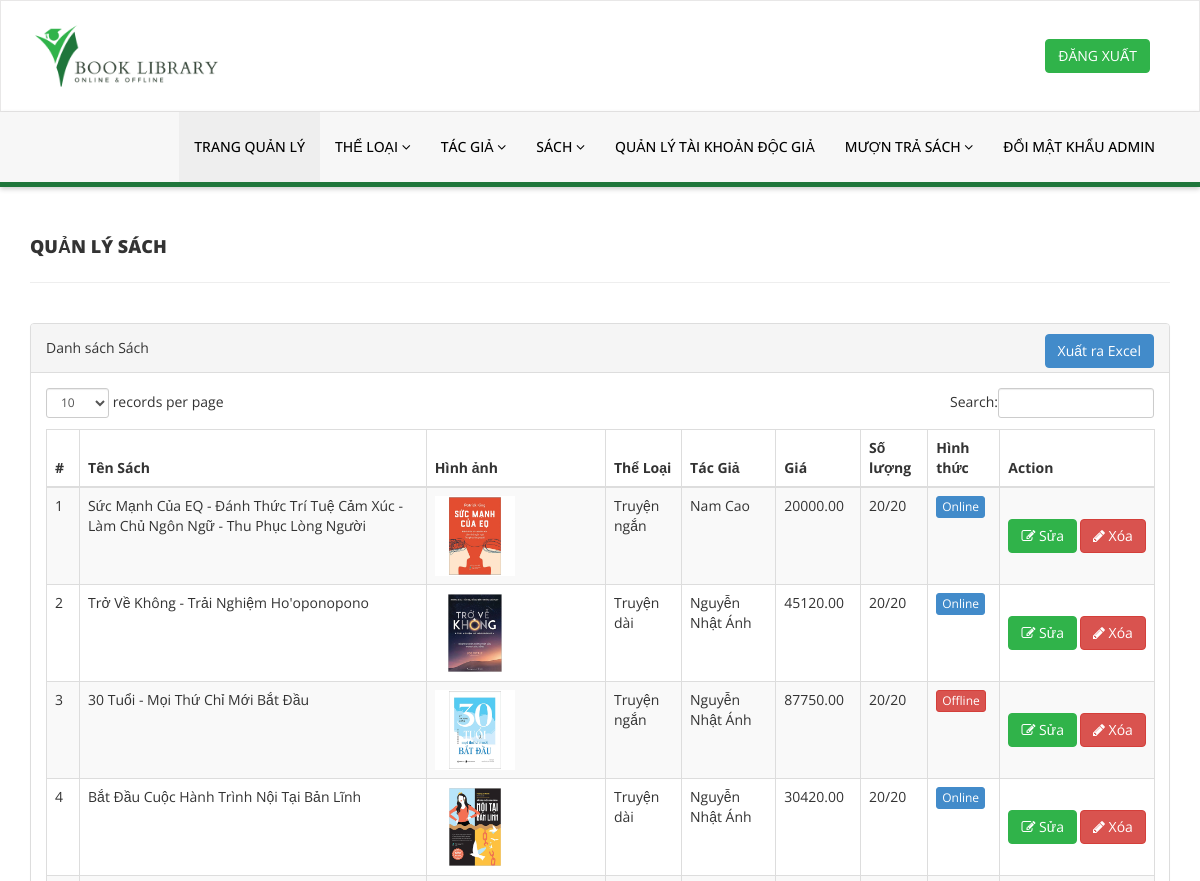
/admin/manage-books.php (signed in, upper part), run on an earlier commit of the app's database.
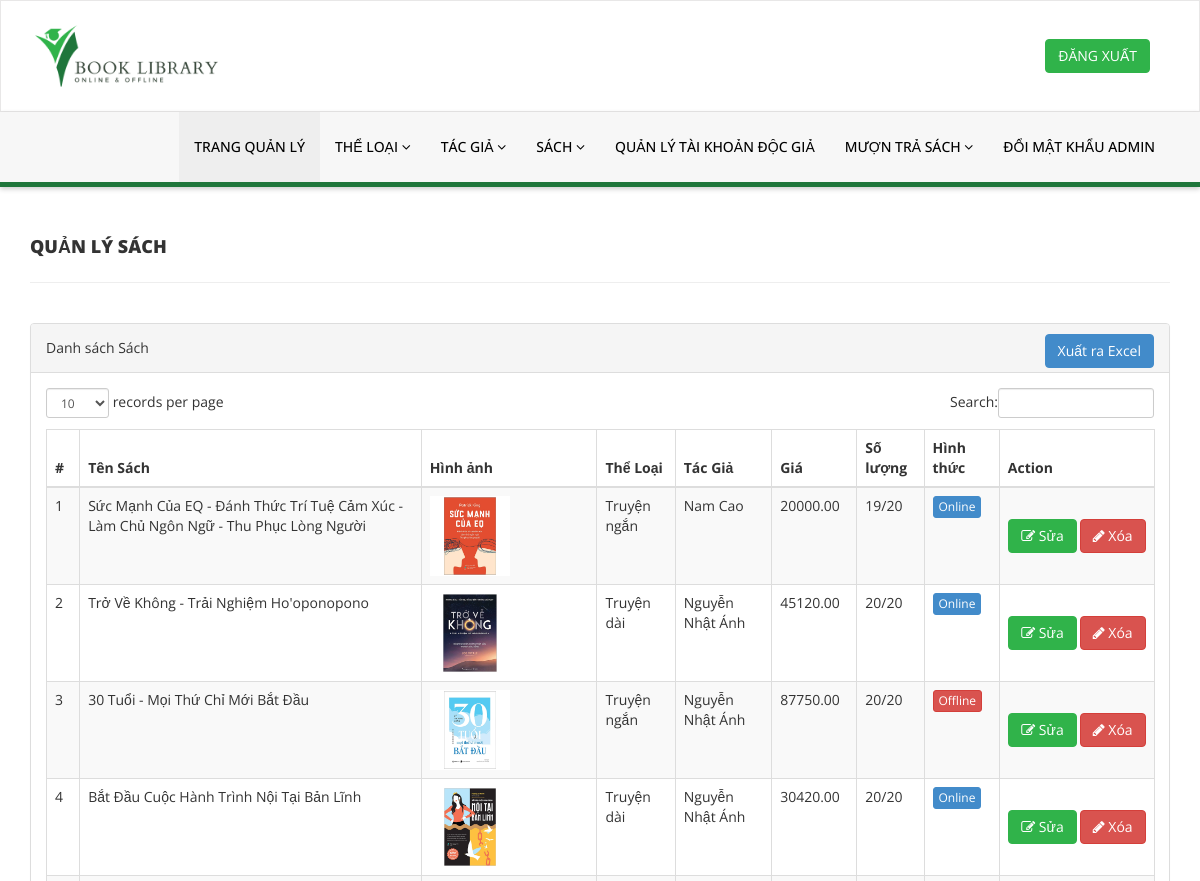
And on a later commit of the database.
### tables this page shows
CREATE TABLE `sach` (
  `id` int NOT NULL,
  `BookName` varchar(255) DEFAULT NULL,
  `CatId` int DEFAULT NULL,
  `AuthorId` int DEFAULT NULL,
  `ISBNNumber` int DEFAULT NULL,
  `BookPrice` decimal(10,2) DEFAULT NULL,
  `RegDate` timestamp NULL DEFAULT CURRENT_TIMESTAMP,
  `updationDate` timestamp NULL DEFAULT CURRENT_TIMESTAMP ON UPDATE CURRENT_TIMESTAMP,
  `Image` varchar(255) DEFAULT NULL,
  `Quantity` int NOT NULL,
  `Stock` int NOT NULL,
  `Method` tinyint NOT NULL
);

CREATE TABLE `theloai` (
  `id` int NOT NULL,
  `CategoryName` varchar(255) DEFAULT NULL,
  `Status` tinyint DEFAULT NULL,
  `CreationDate` timestamp NULL DEFAULT CURRENT_TIMESTAMP,
  `UpdationDate` timestamp NULL DEFAULT CURRENT_TIMESTAMP
);

CREATE TABLE `tacgia` (
  `id` int NOT NULL,
  `AuthorName` varchar(100) DEFAULT NULL,
  `CreationDate` timestamp NULL DEFAULT CURRENT_TIMESTAMP,
  `UpdationDate` timestamp NULL DEFAULT CURRENT_TIMESTAMP ON UPDATE CURRENT_TIMESTAMP
);

### admin/manage-books.php (the view, shortened to what the changed rows need)
<?php
include('includes/config.php');
if (strlen($_SESSION['alogin']) == 0) {
    header("location:../adminlogin.php");
    exit();
} else {
?>
    <!DOCTYPE html>
    <html xmlns="http://www.w3.org/1999/xhtml">
    <head>
        <link href="assets/css/bootstrap.css" rel="stylesheet" />
        <link href="assets/css/font-awesome.css" rel="stylesheet" />
        <link href="assets/js/dataTables/dataTables.bootstrap.css" rel="stylesheet" />
        <link href="assets/css/style.css" rel="stylesheet" />
    </head>
    <body>
        <div class="content-wrapper">
            <div class="container">
                <div class="row">
                    <div class="col-md-12">
                        <div class="panel panel-default">
                            <div class="panel-body">
                                <div class="table-responsive">
                                    <table class="table table-striped table-bordered table-hover" id="dataTables-example">
                                        <thead>
                                            <tr>
                                                <th>#</th>
                                                <th>Tên Sách</th>
                                                <th>Hình ảnh</th>
                                                <th>Thể Loại</th>
                                                <th>Tác Giả</th>
                                                <th>Giá</th>
                                                <th>Số lượng</th>
                                                <th>Hình thức</th>
                                                <th>Action</th>
                                            </tr>
                                        </thead>
                                        <tbody>
                                            <?php
                                            $sql = "SELECT sach.BookName, sach.Image, theloai.CategoryName, tacgia.AuthorName, sach.BookPrice, sach.Quantity, sach.Stock, sach.Method, sach.id as bookid
                                                FROM sach
                                                JOIN theloai ON theloai.id = sach.CatId
                                                JOIN tacgia ON tacgia.id = sach.AuthorId";
                                            $query = $dbh->prepare($sql);
                                            $query->execute();
                                            $results = $query->fetchAll(PDO::FETCH_OBJ);
                                            $cnt = 1;
                                            if ($query->rowCount() > 0) {
                                                foreach ($results as $result) { ?>
                                                    <tr class="odd gradeX">
                                                        <td class="center"><?php echo htmlentities($cnt); ?></td>
                                                        <td class="center"><?php echo htmlentities($result->BookName); ?></td>
                                                        <td class="center">
                                                            <img src="../admin/assets/img/<?php echo htmlentities($result->Image); ?>" alt="<?php echo htmlentities($result->BookName); ?>" style="width: 80px; height: 80px;" />
                                                        </td>
                                                        <td class="center"><?php echo htmlentities($result->CategoryName); ?></td>
                                                        <td class="center"><?php echo htmlentities($result->AuthorName); ?></td>
                                                        <td class="center"><?php echo htmlentities($result->BookPrice); ?></td>
                                                        <td class="center"><?php echo htmlentities($result->Stock); ?>/<?php echo htmlentities($result->Quantity); ?></td>
                                                        <td class="center">
                                                            <?php if ($result->Method == 1) { ?>
                                                                <a href="#" class="btn btn-success btn-xs">Online</a>
                                                            <?php } else { ?>
                                                                <a href="#" class="btn btn-danger btn-xs">Offline</a>
                                                            <?php } ?>
                                                        </td>
                                                        <td class="center" style="vertical-align: middle;">
                                                            <div class=" btn-container" style="display: flex; justify-content: center; align-items: center; gap: 3px;">
                                                                <a href="edit-book.php?bookid=<?php echo htmlentities($result->bookid); ?>">
                                                                    <button class="btn btn-primary"><i class="fa fa-edit"></i> Sửa</button>
                                                                </a>
                                                                <a href="manage-books.php?del=<?php echo htmlentities($result->bookid); ?>" onclick="return confirm('Bạn chắc chắn muốn xóa?');">
                                                                    <button class="btn btn-danger"><i class="fa fa-pencil"></i> Xóa</button>
                                                                </a>
                                                            </div>
                                                        </td>
                                                    </tr>
                                            <?php $cnt++;
                                                }
                                            } ?>
                                        </tbody>
                                    </table>
                                </div>
                            </div>
                        </div>
                    </div>
                </div>
            </div>
        </div>
    </body>
    </html>
<?php } ?>

What changed in the data, as far as the page shows it:
changed sach "Nam Cao": Stock "20" → "19"
